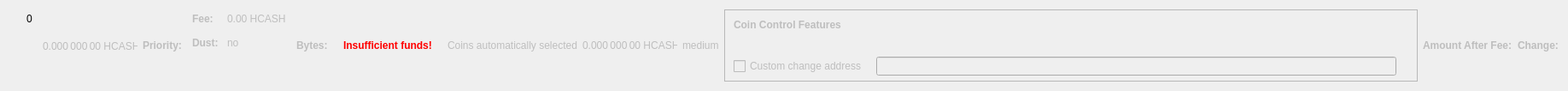
    <widget class="QWidget" name="dummyHideWidget" native="true">
     <property name="maximumSize">
      <size>
       <width>100</width>
       <height>22</height>
      </size>
     </property>
     <layout class="QHBoxLayout" name="dummyHideLayout">
      <item>
       <layout class="QFormLayout" name="formLayoutCoinControl1">
        <property name="horizontalSpacing">
         <number>10</number>
        </property>
        <property name="verticalSpacing">
         <number>14</number>
        </property>
        <property name="leftMargin">
         <number>10</number>
        </property>
        <property name="topMargin">
         <number>4</number>
        </property>
        <property name="rightMargin">
         <number>6</number>
        </property>
        <item row="0" column="1">
         <widget class="QLabel" name="labelCoinControlBytes">
          <property name="cursor">
           <cursorShape>IBeamCursor</cursorShape>
          </property>
          <property name="contextMenuPolicy">
           <enum>Qt::ActionsContextMenu</enum>
          </property>
          <property name="text">
           <string notr="true">0</string>
          </property>
          <property name="textInteractionFlags">
           <set>Qt::LinksAccessibleByMouse|Qt::TextSelectableByKeyboard|Qt::TextSelectableByMouse</set>
          </property>
         </widget>
        </item>
       </layout>
      </item>
      <item>
       <widget class="QLabel" name="labelCoinControlAfterFee">
        <property name="enabled">
         <bool>false</bool>
        </property>
        <property name="sizePolicy">
         <sizepolicy hsizetype="Fixed" vsizetype="Fixed">
          <horstretch>0</horstretch>
          <verstretch>0</verstretch>
         </sizepolicy>
        </property>
        <property name="minimumSize">
         <size>
          <width>111</width>
          <height>12</height>
         </size>
        </property>
        <property name="maximumSize">
         <size>
          <width>111</width>
          <height>12</height>
         </size>
        </property>
        <property name="cursor">
         <cursorShape>IBeamCursor</cursorShape>
        </property>
        <property name="contextMenuPolicy">
         <enum>Qt::ActionsContextMenu</enum>
        </property>
        <property name="text">
         <string notr="true">0.000 000 00 HCASH</string>
        </property>
        <property name="textInteractionFlags">
         <set>Qt::LinksAccessibleByMouse|Qt::TextSelectableByKeyboard|Qt::TextSelectableByMouse</set>
        </property>
       </widget>
      </item>
      <item>
       <widget class="QLabel" name="labelCoinControlPriorityText">
        <property name="enabled">
         <bool>false</bool>
        </property>
        <property name="font">
         <font>
          <weight>75</weight>
          <bold>true</bold>
         </font>
        </property>
        <property name="text">
         <string>Priority:</string>
        </property>
       </widget>
      </item>
      <item>
       <layout class="QHBoxLayout" name="horizontalLayout"/>
      </item>
      <item>
       <layout class="QFormLayout" name="formLayoutCoinControl3">
        <property name="horizontalSpacing">
         <number>10</number>
        </property>
        <property name="verticalSpacing">
         <number>14</number>
        </property>
        <property name="leftMargin">
         <number>6</number>
        </property>
        <property name="topMargin">
         <number>4</number>
        </property>
        <property name="rightMargin">
         <number>6</number>
        </property>
        <item row="0" column="0">
         <widget class="QLabel" name="labelCoinControlFeeText">
          <property name="enabled">
           <bool>false</bool>
          </property>
          <property name="font">
           <font>
            <weight>75</weight>
            <bold>true</bold>
           </font>
          </property>
          <property name="text">
           <string>Fee:</string>
          </property>
          <property name="margin">
           <number>0</number>
          </property>
         </widget>
        </item>
        <item row="0" column="1">
         <widget class="QLabel" name="labelCoinControlFee">
          <property name="enabled">
           <bool>false</bool>
          </property>
          <property name="cursor">
           <cursorShape>IBeamCursor</cursorShape>
          </property>
          <property name="contextMenuPolicy">
           <enum>Qt::ActionsContextMenu</enum>
          </property>
          <property name="text">
           <string notr="true">0.00 HCASH</string>
          </property>
          <property name="textInteractionFlags">
           <set>Qt::LinksAccessibleByMouse|Qt::TextSelectableByKeyboard|Qt::TextSelectableByMouse</set>
          </property>
         </widget>
        </item>
        <item row="1" column="0">
         <widget class="QLabel" name="labelCoinControlLowOutputText">
          <property name="enabled">
           <bool>false</bool>
          </property>
          <property name="font">
           <font>
            <weight>75</weight>
            <bold>true</bold>
           </font>
          </property>
          <property name="text">
           <string>Dust:</string>
          </property>
         </widget>
        </item>
        <item row="1" column="1">
         <widget class="QLabel" name="labelCoinControlLowOutput">
          <property name="enabled">
           <bool>false</bool>
          </property>
          <property name="cursor">
           <cursorShape>IBeamCursor</cursorShape>
          </property>
          <property name="contextMenuPolicy">
           <enum>Qt::ActionsContextMenu</enum>
          </property>
          <property name="text">
           <string>no</string>
          </property>
          <property name="textInteractionFlags">
           <set>Qt::LinksAccessibleByMouse|Qt::TextSelectableByKeyboard|Qt::TextSelectableByMouse</set>
          </property>
         </widget>
        </item>
       </layout>
      </item>
      <item>
       <widget class="QLabel" name="labelCoinControlBytesText">
        <property name="enabled">
         <bool>false</bool>
        </property>
        <property name="font">
         <font>
          <weight>75</weight>
          <bold>true</bold>
         </font>
        </property>
        <property name="text">
         <string>Bytes:</string>
        </property>
       </widget>
      </item>
      <item>
       <layout class="QFormLayout" name="formLayoutCoinControl2">
        <property name="horizontalSpacing">
         <number>10</number>
        </property>
        <property name="verticalSpacing">
         <number>14</number>
        </property>
        <property name="leftMargin">
         <number>6</number>
        </property>
        <property name="topMargin">
         <number>4</number>
        </property>
        <property name="rightMargin">
         <number>6</number>
        </property>
       </layout>
      </item>
      <item>
       <layout class="QHBoxLayout" name="horizontalLayoutCoinControl2">
        <property name="spacing">
         <number>8</number>
        </property>
        <property name="bottomMargin">
         <number>10</number>
        </property>
       </layout>
      </item>
      <item>
       <widget class="QLabel" name="labelCoinControlInsuffFunds">
        <property name="enabled">
         <bool>false</bool>
        </property>
        <property name="minimumSize">
         <size>
          <width>0</width>
          <height>0</height>
         </size>
        </property>
        <property name="font">
         <font>
          <weight>75</weight>
          <bold>true</bold>
         </font>
        </property>
        <property name="styleSheet">
         <string notr="true">color:red;font-weight:bold;</string>
        </property>
        <property name="text">
         <string>Insufficient funds!</string>
        </property>
        <property name="margin">
         <number>5</number>
        </property>
       </widget>
      </item>
      <item>
       <layout class="QFormLayout" name="formLayoutCoinControl4">
        <property name="horizontalSpacing">
         <number>10</number>
        </property>
        <property name="verticalSpacing">
         <number>14</number>
        </property>
        <property name="leftMargin">
         <number>6</number>
        </property>
        <property name="topMargin">
         <number>4</number>
        </property>
        <property name="rightMargin">
         <number>6</number>
        </property>
       </layout>
      </item>
      <item>
       <widget class="QLabel" name="labelCoinControlAutomaticallySelected">
        <property name="enabled">
         <bool>false</bool>
        </property>
        <property name="sizePolicy">
         <sizepolicy hsizetype="Fixed" vsizetype="Fixed">
          <horstretch>0</horstretch>
          <verstretch>0</verstretch>
         </sizepolicy>
        </property>
        <property name="minimumSize">
         <size>
          <width>0</width>
          <height>0</height>
         </size>
        </property>
        <property name="maximumSize">
         <size>
          <width>240</width>
          <height>16777215</height>
         </size>
        </property>
        <property name="text">
         <string>Coins automatically selected</string>
        </property>
        <property name="margin">
         <number>5</number>
        </property>
       </widget>
      </item>
      <item>
       <widget class="QLabel" name="labelCoinControlChange">
        <property name="enabled">
         <bool>false</bool>
        </property>
        <property name="sizePolicy">
         <sizepolicy hsizetype="Fixed" vsizetype="Fixed">
          <horstretch>0</horstretch>
          <verstretch>0</verstretch>
         </sizepolicy>
        </property>
        <property name="minimumSize">
         <size>
          <width>111</width>
          <height>0</height>
         </size>
        </property>
        <property name="maximumSize">
         <size>
          <width>111</width>
          <height>16777215</height>
         </size>
        </property>
        <property name="cursor">
         <cursorShape>IBeamCursor</cursorShape>
        </property>
        <property name="contextMenuPolicy">
         <enum>Qt::ActionsContextMenu</enum>
        </property>
        <property name="text">
         <string notr="true">0.000 000 00 HCASH</string>
        </property>
        <property name="textInteractionFlags">
         <set>Qt::LinksAccessibleByMouse|Qt::TextSelectableByKeyboard|Qt::TextSelectableByMouse</set>
        </property>
       </widget>
      </item>
      <item>
       <widget class="QLabel" name="labelCoinControlPriority">
        <property name="enabled">
         <bool>false</bool>
        </property>
        <property name="cursor">
         <cursorShape>IBeamCursor</cursorShape>
        </property>
        <property name="contextMenuPolicy">
         <enum>Qt::ActionsContextMenu</enum>
        </property>
        <property name="text">
         <string>medium</string>
        </property>
        <property name="textInteractionFlags">
         <set>Qt::LinksAccessibleByMouse|Qt::TextSelectableByKeyboard|Qt::TextSelectableByMouse</set>
        </property>
       </widget>
      </item>
      <item>
       <widget class="QFrame" name="frameCoinControl">
        <property name="sizePolicy">
         <sizepolicy hsizetype="Expanding" vsizetype="Expanding">
          <horstretch>0</horstretch>
          <verstretch>0</verstretch>
         </sizepolicy>
        </property>
        <property name="maximumSize">
         <size>
          <width>16777215</width>
          <height>16777215</height>
         </size>
        </property>
        <property name="frameShape">
         <enum>QFrame::StyledPanel</enum>
        </property>
        <property name="frameShadow">
         <enum>QFrame::Sunken</enum>
        </property>
        <layout class="QVBoxLayout" name="verticalLayoutCoinControl2_2">
         <property name="spacing">
          <number>0</number>
         </property>
         <property name="leftMargin">
          <number>0</number>
         </property>
         <property name="topMargin">
          <number>0</number>
         </property>
         <property name="rightMargin">
          <number>0</number>
         </property>
         <property name="bottomMargin">
          <number>6</number>
         </property>
         <item>
          <layout class="QVBoxLayout" name="verticalLayoutCoinControl" stretch="0,0,0,1">
           <property name="spacing">
            <number>0</number>
           </property>
           <property name="leftMargin">
            <number>10</number>
           </property>
           <property name="topMargin">
            <number>10</number>
           </property>
           <item>
            <layout class="QHBoxLayout" name="horizontalLayoutCoinControl1">
             <property name="bottomMargin">
              <number>15</number>
             </property>
             <item>
              <widget class="QLabel" name="labelCoinControlFeatures">
               <property name="enabled">
                <bool>false</bool>
               </property>
               <property name="sizePolicy">
                <sizepolicy hsizetype="Preferred" vsizetype="Maximum">
                 <horstretch>0</horstretch>
                 <verstretch>0</verstretch>
                </sizepolicy>
               </property>
               <property name="font">
                <font>
                 <weight>75</weight>
                 <bold>true</bold>
                </font>
               </property>
               <property name="styleSheet">
                <string notr="true">font-weight:bold;</string>
               </property>
               <property name="text">
                <string>Coin Control Features</string>
               </property>
              </widget>
             </item>
            </layout>
           </item>
           <item>
            <widget class="QWidget" name="widgetCoinControl" native="true">
             <property name="sizePolicy">
              <sizepolicy hsizetype="Preferred" vsizetype="Preferred">
               <horstretch>0</horstretch>
               <verstretch>0</verstretch>
              </sizepolicy>
             </property>
             <property name="minimumSize">
              <size>
               <width>0</width>
               <height>0</height>
              </size>
             </property>
             <property name="styleSheet">
              <string notr="true"/>
             </property>
             <layout class="QHBoxLayout" name="horizontalLayoutCoinControl5_2">
              <property name="leftMargin">
               <number>0</number>
              </property>
              <property name="topMargin">
               <number>0</number>
              </property>
              <property name="rightMargin">
               <number>0</number>
              </property>
              <property name="bottomMargin">
               <number>0</number>
              </property>
              <item>
               <layout class="QHBoxLayout" name="horizontalLayoutCoinControl3">
                <property name="spacing">
                 <number>20</number>
                </property>
                <property name="topMargin">
                 <number>0</number>
                </property>
                <property name="bottomMargin">
                 <number>10</number>
                </property>
               </layout>
              </item>
             </layout>
            </widget>
           </item>
           <item>
            <layout class="QHBoxLayout" name="horizontalLayoutCoinControl4" stretch="0,0,0">
             <property name="spacing">
              <number>12</number>
             </property>
             <property name="sizeConstraint">
              <enum>QLayout::SetDefaultConstraint</enum>
             </property>
             <property name="topMargin">
              <number>5</number>
             </property>
             <property name="rightMargin">
              <number>5</number>
             </property>
             <item>
              <widget class="QCheckBox" name="checkBoxCoinControlChange">
               <property name="enabled">
                <bool>false</bool>
               </property>
               <property name="toolTip">
                <string>If this is activated, but the change address is empty or invalid, change will be sent to a newly generated address.</string>
               </property>
               <property name="text">
                <string>Custom change address</string>
               </property>
              </widget>
             </item>
             <item>
              <widget class="QValidatedLineEdit" name="lineEditCoinControlChange">
               <property name="enabled">
                <bool>false</bool>
               </property>
               <property name="sizePolicy">
                <sizepolicy hsizetype="Expanding" vsizetype="Fixed">
                 <horstretch>0</horstretch>
                 <verstretch>0</verstretch>
                </sizepolicy>
               </property>
              </widget>
             </item>
             <item>
              <widget class="QLabel" name="labelCoinControlChangeLabel_2">
               <property name="sizePolicy">
                <sizepolicy hsizetype="Preferred" vsizetype="Expanding">
                 <horstretch>0</horstretch>
                 <verstretch>0</verstretch>
                </sizepolicy>
               </property>
               <property name="minimumSize">
                <size>
                 <width>0</width>
                 <height>0</height>
                </size>
               </property>
               <property name="text">
                <string/>
               </property>
               <property name="margin">
                <number>3</number>
               </property>
              </widget>
             </item>
            </layout>
           </item>
           <item>
            <spacer name="verticalSpacerCoinControl">
             <property name="orientation">
              <enum>Qt::Vertical</enum>
             </property>
             <property name="sizeHint" stdset="0">
              <size>
               <width>800</width>
               <height>1</height>
              </size>
             </property>
            </spacer>
           </item>
          </layout>
         </item>
        </layout>
       </widget>
      </item>
      <item>
       <widget class="QLabel" name="labelCoinControlAfterFeeText">
        <property name="enabled">
         <bool>false</bool>
        </property>
        <property name="minimumSize">
         <size>
          <width>0</width>
          <height>0</height>
         </size>
        </property>
        <property name="maximumSize">
         <size>
          <width>16777215</width>
          <height>16777215</height>
         </size>
        </property>
        <property name="font">
         <font>
          <weight>75</weight>
          <bold>true</bold>
         </font>
        </property>
        <property name="text">
         <string>Amount After Fee:</string>
        </property>
        <property name="alignment">
         <set>Qt::AlignLeading|Qt::AlignLeft|Qt::AlignVCenter</set>
        </property>
        <property name="margin">
         <number>0</number>
        </property>
       </widget>
      </item>
      <item>
       <widget class="QLabel" name="labelCoinControlChangeText">
        <property name="enabled">
         <bool>false</bool>
        </property>
        <property name="sizePolicy">
         <sizepolicy hsizetype="Preferred" vsizetype="Preferred">
          <horstretch>0</horstretch>
          <verstretch>0</verstretch>
         </sizepolicy>
        </property>
        <property name="minimumSize">
         <size>
          <width>0</width>
          <height>0</height>
         </size>
        </property>
        <property name="maximumSize">
         <size>
          <width>16777215</width>
          <height>16777215</height>
         </size>
        </property>
        <property name="font">
         <font>
          <weight>75</weight>
          <bold>true</bold>
         </font>
        </property>
        <property name="text">
         <string>Change:</string>
        </property>
        <property name="alignment">
         <set>Qt::AlignLeading|Qt::AlignLeft|Qt::AlignVCenter</set>
        </property>
       </widget>
      </item>
     </layout>
    </widget>
